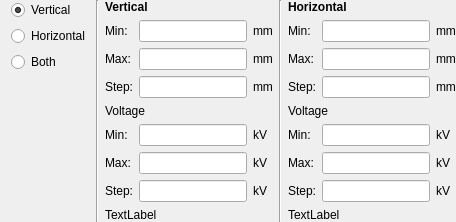
             <widget class="QFrame" name="gbScanControls">
              <property name="frameShape">
               <enum>QFrame::NoFrame</enum>
              </property>
              <property name="frameShadow">
               <enum>QFrame::Raised</enum>
              </property>
              <layout class="QHBoxLayout" name="horizontalLayout">
               <property name="topMargin">
                <number>0</number>
               </property>
               <property name="rightMargin">
                <number>0</number>
               </property>
               <property name="bottomMargin">
                <number>0</number>
               </property>
               <item>
                <layout class="QVBoxLayout" name="verticalLayout_4">
                 <item>
                  <widget class="QRadioButton" name="rbVScan">
                   <property name="font">
                    <font>
                     <pointsize>9</pointsize>
                    </font>
                   </property>
                   <property name="text">
                    <string>Vertical</string>
                   </property>
                   <property name="checked">
                    <bool>true</bool>
                   </property>
                  </widget>
                 </item>
                 <item>
                  <widget class="QRadioButton" name="rbHScan">
                   <property name="font">
                    <font>
                     <pointsize>9</pointsize>
                    </font>
                   </property>
                   <property name="text">
                    <string>Horizontal</string>
                   </property>
                  </widget>
                 </item>
                 <item>
                  <widget class="QRadioButton" name="rbBothScan">
                   <property name="font">
                    <font>
                     <pointsize>9</pointsize>
                    </font>
                   </property>
                   <property name="text">
                    <string>Both</string>
                   </property>
                  </widget>
                 </item>
                 <item>
                  <spacer name="verticalSpacer_3">
                   <property name="orientation">
                    <enum>Qt::Vertical</enum>
                   </property>
                   <property name="sizeHint" stdset="0">
                    <size>
                     <width>20</width>
                     <height>40</height>
                    </size>
                   </property>
                  </spacer>
                 </item>
                </layout>
               </item>
               <item>
                <widget class="Line" name="line_2">
                 <property name="orientation">
                  <enum>Qt::Vertical</enum>
                 </property>
                </widget>
               </item>
               <item>
                <widget class="QFrame" name="gbVScan">
                 <property name="frameShape">
                  <enum>QFrame::NoFrame</enum>
                 </property>
                 <property name="frameShadow">
                  <enum>QFrame::Raised</enum>
                 </property>
                 <layout class="QVBoxLayout" name="verticalLayout_2" stretch="0,0,0,0,1">
                  <property name="leftMargin">
                   <number>0</number>
                  </property>
                  <property name="topMargin">
                   <number>0</number>
                  </property>
                  <property name="rightMargin">
                   <number>0</number>
                  </property>
                  <property name="bottomMargin">
                   <number>0</number>
                  </property>
                  <item>
                   <widget class="QLabel" name="label_5">
                    <property name="font">
                     <font>
                      <pointsize>9</pointsize>
                      <weight>75</weight>
                      <bold>true</bold>
                     </font>
                    </property>
                    <property name="text">
                     <string>Vertical</string>
                    </property>
                   </widget>
                  </item>
                  <item>
                   <layout class="QGridLayout" name="gridLayout_3">
                    <item row="0" column="0">
                     <widget class="QLabel" name="label_2">
                      <property name="font">
                       <font>
                        <pointsize>9</pointsize>
                       </font>
                      </property>
                      <property name="text">
                       <string>Min:</string>
                      </property>
                     </widget>
                    </item>
                    <item row="0" column="1">
                     <widget class="QLineEdit" name="txtVMinPos">
                      <property name="sizePolicy">
                       <sizepolicy hsizetype="Maximum" vsizetype="Fixed">
                        <horstretch>0</horstretch>
                        <verstretch>0</verstretch>
                       </sizepolicy>
                      </property>
                      <property name="font">
                       <font>
                        <pointsize>9</pointsize>
                       </font>
                      </property>
                      <property name="text">
                       <string/>
                      </property>
                      <property name="alignment">
                       <set>Qt::AlignLeading|Qt::AlignLeft|Qt::AlignVCenter</set>
                      </property>
                     </widget>
                    </item>
                    <item row="0" column="2">
                     <widget class="QLabel" name="label_26">
                      <property name="font">
                       <font>
                        <pointsize>9</pointsize>
                       </font>
                      </property>
                      <property name="text">
                       <string>mm</string>
                      </property>
                     </widget>
                    </item>
                    <item row="1" column="0">
                     <widget class="QLabel" name="label_3">
                      <property name="font">
                       <font>
                        <pointsize>9</pointsize>
                       </font>
                      </property>
                      <property name="text">
                       <string>Max:</string>
                      </property>
                     </widget>
                    </item>
                    <item row="1" column="1">
                     <widget class="QLineEdit" name="txtVMaxPos">
                      <property name="sizePolicy">
                       <sizepolicy hsizetype="Maximum" vsizetype="Fixed">
                        <horstretch>0</horstretch>
                        <verstretch>0</verstretch>
                       </sizepolicy>
                      </property>
                      <property name="font">
                       <font>
                        <pointsize>9</pointsize>
                       </font>
                      </property>
                      <property name="alignment">
                       <set>Qt::AlignLeading|Qt::AlignLeft|Qt::AlignVCenter</set>
                      </property>
                     </widget>
                    </item>
                    <item row="1" column="2">
                     <widget class="QLabel" name="label_27">
                      <property name="font">
                       <font>
                        <pointsize>9</pointsize>
                       </font>
                      </property>
                      <property name="text">
                       <string>mm</string>
                      </property>
                     </widget>
                    </item>
                    <item row="2" column="0">
                     <widget class="QLabel" name="label_4">
                      <property name="font">
                       <font>
                        <pointsize>9</pointsize>
                       </font>
                      </property>
                      <property name="text">
                       <string>Step:</string>
                      </property>
                     </widget>
                    </item>
                    <item row="2" column="1">
                     <widget class="QLineEdit" name="txtVStepPos">
                      <property name="sizePolicy">
                       <sizepolicy hsizetype="Maximum" vsizetype="Fixed">
                        <horstretch>0</horstretch>
                        <verstretch>0</verstretch>
                       </sizepolicy>
                      </property>
                      <property name="font">
                       <font>
                        <pointsize>9</pointsize>
                       </font>
                      </property>
                      <property name="alignment">
                       <set>Qt::AlignLeading|Qt::AlignLeft|Qt::AlignVCenter</set>
                      </property>
                     </widget>
                    </item>
                    <item row="2" column="2">
                     <widget class="QLabel" name="label_28">
                      <property name="font">
                       <font>
                        <pointsize>9</pointsize>
                       </font>
                      </property>
                      <property name="text">
                       <string>mm</string>
                      </property>
                     </widget>
                    </item>
                   </layout>
                  </item>
                  <item>
                   <widget class="QLabel" name="label_6">
                    <property name="font">
                     <font>
                      <pointsize>9</pointsize>
                     </font>
                    </property>
                    <property name="text">
                     <string>Voltage</string>
                    </property>
                   </widget>
                  </item>
                  <item>
                   <layout class="QGridLayout" name="gridLayout">
                    <item row="1" column="0">
                     <widget class="QLabel" name="label_7">
                      <property name="font">
                       <font>
                        <pointsize>9</pointsize>
                       </font>
                      </property>
                      <property name="text">
                       <string>Min:</string>
                      </property>
                     </widget>
                    </item>
                    <item row="2" column="1">
                     <widget class="QLineEdit" name="txtVMaxV">
                      <property name="sizePolicy">
                       <sizepolicy hsizetype="Maximum" vsizetype="Fixed">
                        <horstretch>0</horstretch>
                        <verstretch>0</verstretch>
                       </sizepolicy>
                      </property>
                      <property name="font">
                       <font>
                        <pointsize>9</pointsize>
                       </font>
                      </property>
                      <property name="alignment">
                       <set>Qt::AlignLeading|Qt::AlignLeft|Qt::AlignVCenter</set>
                      </property>
                     </widget>
                    </item>
                    <item row="3" column="0">
                     <widget class="QLabel" name="label_9">
                      <property name="font">
                       <font>
                        <pointsize>9</pointsize>
                       </font>
                      </property>
                      <property name="text">
                       <string>Step:</string>
                      </property>
                     </widget>
                    </item>
                    <item row="3" column="1">
                     <widget class="QLineEdit" name="txtVStepV">
                      <property name="sizePolicy">
                       <sizepolicy hsizetype="Maximum" vsizetype="Fixed">
                        <horstretch>0</horstretch>
                        <verstretch>0</verstretch>
                       </sizepolicy>
                      </property>
                      <property name="font">
                       <font>
                        <pointsize>9</pointsize>
                       </font>
                      </property>
                      <property name="alignment">
                       <set>Qt::AlignLeading|Qt::AlignLeft|Qt::AlignVCenter</set>
                      </property>
                     </widget>
                    </item>
                    <item row="2" column="0">
                     <widget class="QLabel" name="label_8">
                      <property name="font">
                       <font>
                        <pointsize>9</pointsize>
                       </font>
                      </property>
                      <property name="text">
                       <string>Max:</string>
                      </property>
                     </widget>
                    </item>
                    <item row="1" column="1">
                     <widget class="QLineEdit" name="txtVMinV">
                      <property name="sizePolicy">
                       <sizepolicy hsizetype="Maximum" vsizetype="Fixed">
                        <horstretch>0</horstretch>
                        <verstretch>0</verstretch>
                       </sizepolicy>
                      </property>
                      <property name="font">
                       <font>
                        <pointsize>9</pointsize>
                       </font>
                      </property>
                      <property name="alignment">
                       <set>Qt::AlignLeading|Qt::AlignLeft|Qt::AlignVCenter</set>
                      </property>
                     </widget>
                    </item>
                    <item row="3" column="2">
                     <widget class="QLabel" name="label_34">
                      <property name="font">
                       <font>
                        <pointsize>9</pointsize>
                       </font>
                      </property>
                      <property name="text">
                       <string>kV</string>
                      </property>
                     </widget>
                    </item>
                    <item row="1" column="2">
                     <widget class="QLabel" name="label_32">
                      <property name="font">
                       <font>
                        <pointsize>9</pointsize>
                       </font>
                      </property>
                      <property name="text">
                       <string>kV</string>
                      </property>
                     </widget>
                    </item>
                    <item row="2" column="2">
                     <widget class="QLabel" name="label_33">
                      <property name="font">
                       <font>
                        <pointsize>9</pointsize>
                       </font>
                      </property>
                      <property name="text">
                       <string>kV</string>
                      </property>
                     </widget>
                    </item>
                   </layout>
                  </item>
                  <item>
                   <widget class="QLabel" name="lblVScanError">
                    <property name="font">
                     <font>
                      <pointsize>9</pointsize>
                     </font>
                    </property>
                    <property name="text">
                     <string>TextLabel</string>
                    </property>
                    <property name="wordWrap">
                     <bool>true</bool>
                    </property>
                   </widget>
                  </item>
                 </layout>
                </widget>
               </item>
               <item>
                <widget class="Line" name="line">
                 <property name="orientation">
                  <enum>Qt::Vertical</enum>
                 </property>
                </widget>
               </item>
               <item>
                <widget class="QFrame" name="gbHScan">
                 <property name="frameShape">
                  <enum>QFrame::NoFrame</enum>
                 </property>
                 <property name="frameShadow">
                  <enum>QFrame::Raised</enum>
                 </property>
                 <layout class="QVBoxLayout" name="verticalLayout" stretch="0,0,0,0,1">
                  <property name="leftMargin">
                   <number>0</number>
                  </property>
                  <property name="topMargin">
                   <number>0</number>
                  </property>
                  <property name="rightMargin">
                   <number>0</number>
                  </property>
                  <property name="bottomMargin">
                   <number>0</number>
                  </property>
                  <item>
                   <widget class="QLabel" name="label_10">
                    <property name="font">
                     <font>
                      <pointsize>9</pointsize>
                      <weight>75</weight>
                      <bold>true</bold>
                     </font>
                    </property>
                    <property name="text">
                     <string>Horizontal</string>
                    </property>
                   </widget>
                  </item>
                  <item>
                   <layout class="QGridLayout" name="gridLayout_4">
                    <item row="0" column="1">
                     <widget class="QLineEdit" name="txtHMinPos">
                      <property name="sizePolicy">
                       <sizepolicy hsizetype="Maximum" vsizetype="Fixed">
                        <horstretch>0</horstretch>
                        <verstretch>0</verstretch>
                       </sizepolicy>
                      </property>
                      <property name="font">
                       <font>
                        <pointsize>9</pointsize>
                       </font>
                      </property>
                      <property name="alignment">
                       <set>Qt::AlignLeading|Qt::AlignLeft|Qt::AlignVCenter</set>
                      </property>
                     </widget>
                    </item>
                    <item row="0" column="0">
                     <widget class="QLabel" name="label_11">
                      <property name="font">
                       <font>
                        <pointsize>9</pointsize>
                       </font>
                      </property>
                      <property name="text">
                       <string>Min:</string>
                      </property>
                     </widget>
                    </item>
                    <item row="1" column="0">
                     <widget class="QLabel" name="label_12">
                      <property name="font">
                       <font>
                        <pointsize>9</pointsize>
                       </font>
                      </property>
                      <property name="text">
                       <string>Max:</string>
                      </property>
                     </widget>
                    </item>
                    <item row="1" column="1">
                     <widget class="QLineEdit" name="txtHMaxPos">
                      <property name="sizePolicy">
                       <sizepolicy hsizetype="Maximum" vsizetype="Fixed">
                        <horstretch>0</horstretch>
                        <verstretch>0</verstretch>
                       </sizepolicy>
                      </property>
                      <property name="font">
                       <font>
                        <pointsize>9</pointsize>
                       </font>
                      </property>
                      <property name="alignment">
                       <set>Qt::AlignLeading|Qt::AlignLeft|Qt::AlignVCenter</set>
                      </property>
                     </widget>
                    </item>
                    <item row="2" column="1">
                     <widget class="QLineEdit" name="txtHStepPos">
                      <property name="sizePolicy">
                       <sizepolicy hsizetype="Maximum" vsizetype="Fixed">
                        <horstretch>0</horstretch>
                        <verstretch>0</verstretch>
                       </sizepolicy>
                      </property>
                      <property name="font">
                       <font>
                        <pointsize>9</pointsize>
                       </font>
                      </property>
                      <property name="alignment">
                       <set>Qt::AlignLeading|Qt::AlignLeft|Qt::AlignVCenter</set>
                      </property>
                     </widget>
                    </item>
                    <item row="2" column="0">
                     <widget class="QLabel" name="label_13">
                      <property name="font">
                       <font>
                        <pointsize>9</pointsize>
                       </font>
                      </property>
                      <property name="text">
                       <string>Step:</string>
                      </property>
                     </widget>
                    </item>
                    <item row="0" column="2">
                     <widget class="QLabel" name="label_29">
                      <property name="font">
                       <font>
                        <pointsize>9</pointsize>
                       </font>
                      </property>
                      <property name="text">
                       <string>mm</string>
                      </property>
                     </widget>
                    </item>
                    <item row="1" column="2">
                     <widget class="QLabel" name="label_30">
                      <property name="font">
                       <font>
                        <pointsize>9</pointsize>
                       </font>
                      </property>
                      <property name="text">
                       <string>mm</string>
                      </property>
                     </widget>
                    </item>
                    <item row="2" column="2">
                     <widget class="QLabel" name="label_31">
                      <property name="font">
                       <font>
                        <pointsize>9</pointsize>
                       </font>
                      </property>
                      <property name="text">
                       <string>mm</string>
                      </property>
                     </widget>
                    </item>
                   </layout>
                  </item>
                  <item>
                   <widget class="QLabel" name="label_14">
                    <property name="font">
                     <font>
                      <pointsize>9</pointsize>
                     </font>
                    </property>
                    <property name="text">
                     <string>Voltage</string>
                    </property>
                   </widget>
                  </item>
                  <item>
                   <layout class="QGridLayout" name="gridLayout_5">
                    <item row="1" column="1">
                     <widget class="QLineEdit" name="txtHMaxV">
                      <property name="sizePolicy">
                       <sizepolicy hsizetype="Maximum" vsizetype="Fixed">
                        <horstretch>0</horstretch>
                        <verstretch>0</verstretch>
                       </sizepolicy>
                      </property>
                      <property name="font">
                       <font>
                        <pointsize>9</pointsize>
                       </font>
                      </property>
                      <property name="alignment">
                       <set>Qt::AlignLeading|Qt::AlignLeft|Qt::AlignVCenter</set>
                      </property>
                     </widget>
                    </item>
                    <item row="1" column="0">
                     <widget class="QLabel" name="label_16">
                      <property name="font">
                       <font>
                        <pointsize>9</pointsize>
                       </font>
                      </property>
                      <property name="text">
                       <string>Max:</string>
                      </property>
                     </widget>
                    </item>
                    <item row="0" column="1">
                     <widget class="QLineEdit" name="txtHMinV">
                      <property name="sizePolicy">
                       <sizepolicy hsizetype="Maximum" vsizetype="Fixed">
                        <horstretch>0</horstretch>
                        <verstretch>0</verstretch>
                       </sizepolicy>
                      </property>
                      <property name="font">
                       <font>
                        <pointsize>9</pointsize>
                       </font>
                      </property>
                      <property name="alignment">
                       <set>Qt::AlignLeading|Qt::AlignLeft|Qt::AlignVCenter</set>
                      </property>
                     </widget>
                    </item>
                    <item row="0" column="0">
                     <widget class="QLabel" name="label_15">
                      <property name="font">
                       <font>
                        <pointsize>9</pointsize>
                       </font>
                      </property>
                      <property name="text">
                       <string>Min:</string>
                      </property>
                     </widget>
                    </item>
                    <item row="2" column="0">
                     <widget class="QLabel" name="label_17">
                      <property name="font">
                       <font>
                        <pointsize>9</pointsize>
                       </font>
                      </property>
                      <property name="text">
                       <string>Step:</string>
                      </property>
                     </widget>
                    </item>
                    <item row="2" column="1">
                     <widget class="QLineEdit" name="txtHStepV">
                      <property name="sizePolicy">
                       <sizepolicy hsizetype="Maximum" vsizetype="Fixed">
                        <horstretch>0</horstretch>
                        <verstretch>0</verstretch>
                       </sizepolicy>
                      </property>
                      <property name="font">
                       <font>
                        <pointsize>9</pointsize>
                       </font>
                      </property>
                      <property name="alignment">
                       <set>Qt::AlignLeading|Qt::AlignLeft|Qt::AlignVCenter</set>
                      </property>
                     </widget>
                    </item>
                    <item row="0" column="2">
                     <widget class="QLabel" name="label_35">
                      <property name="font">
                       <font>
                        <pointsize>9</pointsize>
                       </font>
                      </property>
                      <property name="text">
                       <string>kV</string>
                      </property>
                     </widget>
                    </item>
                    <item row="1" column="2">
                     <widget class="QLabel" name="label_36">
                      <property name="font">
                       <font>
                        <pointsize>9</pointsize>
                       </font>
                      </property>
                      <property name="text">
                       <string>kV</string>
                      </property>
                     </widget>
                    </item>
                    <item row="2" column="2">
                     <widget class="QLabel" name="label_37">
                      <property name="font">
                       <font>
                        <pointsize>9</pointsize>
                       </font>
                      </property>
                      <property name="text">
                       <string>kV</string>
                      </property>
                     </widget>
                    </item>
                   </layout>
                  </item>
                  <item>
                   <widget class="QLabel" name="lblHScanError">
                    <property name="font">
                     <font>
                      <pointsize>9</pointsize>
                     </font>
                    </property>
                    <property name="text">
                     <string>TextLabel</string>
                    </property>
                    <property name="wordWrap">
                     <bool>true</bool>
                    </property>
                   </widget>
                  </item>
                 </layout>
                </widget>
               </item>
              </layout>
             </widget>
